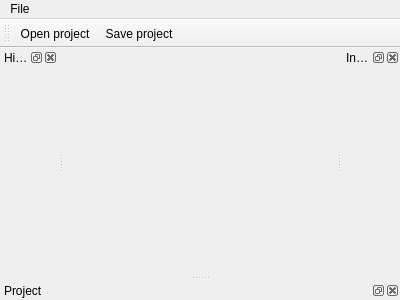
<?xml version="1.0" encoding="UTF-8"?>
<ui version="4.0">
 <class>MainWindow</class>
 <widget class="QMainWindow" name="MainWindow">
  <property name="geometry">
   <rect>
    <x>0</x>
    <y>0</y>
    <width>400</width>
    <height>300</height>
   </rect>
  </property>
  <property name="windowTitle">
   <string>MainWindow</string>
  </property>
  <widget class="QWidget" name="centralWidget">
   <layout class="QGridLayout" name="gridLayout">
    <item row="1" column="0">
     <widget class="CustomWidget" name="widget" native="true"/>
    </item>
   </layout>
  </widget>
  <widget class="QDockWidget" name="dockHierarchy">
   <property name="windowTitle">
    <string>Hierarchy</string>
   </property>
   <attribute name="dockWidgetArea">
    <number>1</number>
   </attribute>
   <widget class="QWidget" name="dockWidgetContents"/>
  </widget>
  <widget class="QDockWidget" name="dockProject">
   <property name="windowTitle">
    <string>Project</string>
   </property>
   <attribute name="dockWidgetArea">
    <number>8</number>
   </attribute>
   <widget class="QWidget" name="dockWidgetContents_2"/>
  </widget>
  <widget class="QDockWidget" name="dockInspector">
   <property name="windowTitle">
    <string>Inspector</string>
   </property>
   <attribute name="dockWidgetArea">
    <number>2</number>
   </attribute>
   <widget class="QWidget" name="dockWidgetContents_3"/>
  </widget>
  <widget class="QMenuBar" name="menuBar">
   <property name="geometry">
    <rect>
     <x>0</x>
     <y>0</y>
     <width>400</width>
     <height>21</height>
    </rect>
   </property>
   <widget class="QMenu" name="menuFile">
    <property name="title">
     <string>File</string>
    </property>
    <addaction name="actionNewScene"/>
    <addaction name="actionOpenProject"/>
    <addaction name="actionSaveProject"/>
    <addaction name="actionSaveRender"/>
    <addaction name="separator"/>
    <addaction name="actionExit"/>
   </widget>
   <addaction name="menuFile"/>
  </widget>
  <widget class="QToolBar" name="toolBar">
   <property name="enabled">
    <bool>true</bool>
   </property>
   <property name="windowTitle">
    <string>toolBar</string>
   </property>
   <attribute name="toolBarArea">
    <enum>TopToolBarArea</enum>
   </attribute>
   <attribute name="toolBarBreak">
    <bool>false</bool>
   </attribute>
   <addaction name="actionOpenProject"/>
   <addaction name="actionSaveProject"/>
  </widget>
  <action name="actionOpenProject">
   <property name="icon">
    <iconset resource="icons.qrc">
     <normaloff>:/icons/open_file</normaloff>:/icons/open_file</iconset>
   </property>
   <property name="text">
    <string>Open project</string>
   </property>
  </action>
  <action name="actionSaveProject">
   <property name="icon">
    <iconset resource="icons.qrc">
     <normaloff>:/icons/save_file</normaloff>:/icons/save_file</iconset>
   </property>
   <property name="text">
    <string>Save project</string>
   </property>
   <property name="shortcut">
    <string>Ctrl+S</string>
   </property>
  </action>
  <action name="actionExit">
   <property name="text">
    <string>Exit</string>
   </property>
   <property name="shortcut">
    <string>Esc</string>
   </property>
  </action>
  <action name="actionNewScene">
   <property name="text">
    <string>New scene</string>
   </property>
  </action>
  <action name="actionSaveRender">
   <property name="text">
    <string>Save render</string>
   </property>
  </action>
 </widget>
 <layoutdefault spacing="6" margin="11"/>
 <customwidgets>
  <customwidget>
   <class>CustomWidget</class>
   <extends>QWidget</extends>
   <header>customwidget.h</header>
   <container>1</container>
  </customwidget>
 </customwidgets>
 <resources>
  <include location="icons.qrc"/>
 </resources>
 <connections/>
</ui>
